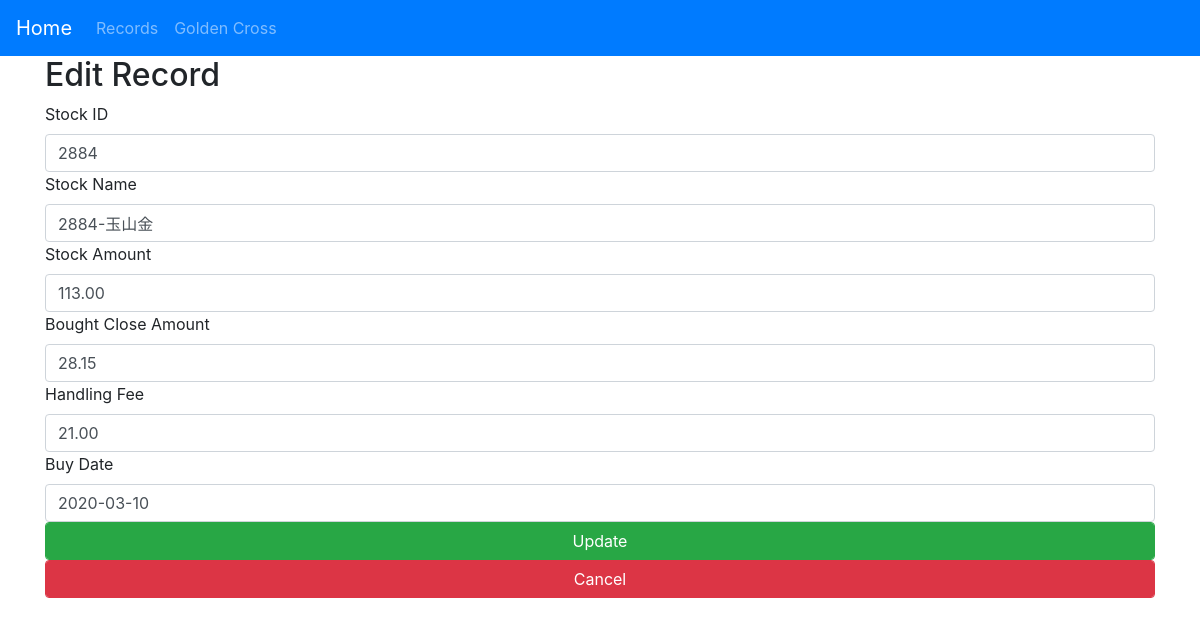
The app's page /edit/9 with its own data.
### app/models.py (models this page shows, shortened)
class StockHolding(db.Model):
    id = db.Column(db.Integer, primary_key=True)
    stock_id = db.Column(db.String(20))
    stock_name = db.Column(db.String(50))
    stock_amount = db.Column(db.Numeric(20, 2))
    close_amount = db.Column(db.Numeric(20, 2))
    handling_fee = db.Column(db.Numeric(20, 2))
    money_spent = db.Column(db.Numeric(20, 2))
    buy_date = db.Column(db.String(20))

### app/views.py (the view, shortened to what this page needs)
@app.route('/edit/<int:id>', methods=['GET', 'POST'])
def edit(id):
    record = StockHolding.query.get_or_404(id)
    if request.method == 'GET':
        return render_template('edit.html', record=record)

### app/templates/edit.html (shortened to what this page needs)
{% extends 'base.html' %}
{% block body %}
    <h2>Edit Record</h2>
    <form class="form-group" action="/edit/{{ record.id }}" method="post">
        <label for="stock_id">Stock ID</label>
        <input class="form-control" type="text" name="stock_id" id="stock_id" value="{{ record.stock_id }}" />
        <label for="stock_name">Stock Name</label>
        <input class="form-control" type="text" name="stock_name" id="stock_name" value="{{ record.stock_name }}" />
        <label for="stock_amount">Stock Amount</label>
        <input class="form-control" type="text" name="stock_amount" id="stock_amount" value="{{ record.stock_amount }}" />
        <label for="close_amount">Bought Close Amount</label>
        <input class="form-control" type="text" name="close_amount" id="close_amount" value="{{ record.close_amount }}" />
        <label for="handling_fee">Handling Fee</label>
        <input class="form-control" type="handling_fee" name="handling_fee" id="handling_fee" value="{{ record.handling_fee }}" />
        <label for="buy_date">Buy Date</label>
        <input class="form-control" type="text" name="buy_date" id="buy_date" value="{{ record.buy_date }}" />
        <input class="btn btn-success form-control" type="submit" value="Update" />
        <input class="btn btn-danger form-control" type="button" value="Cancel" onclick="return location.href='/records/1';" />
    </form>
{% endblock %}

### records on screen
StockHolding: stock_id "2884", stock_name "2884-玉山金", stock_amount "113.00", close_amount "28.15", handling_fee "21.00", buy_date "2020-03-10"
